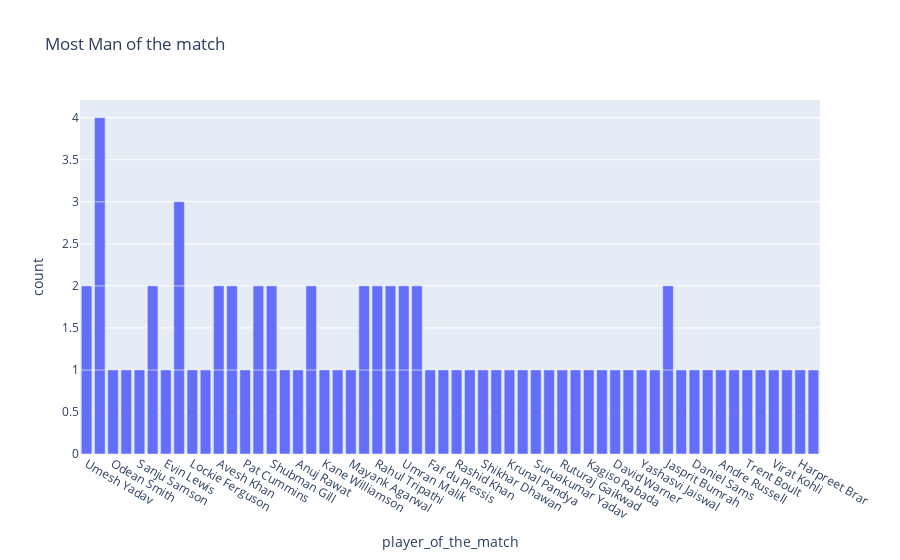

The cell this chart's notebook holds for it:
### Code cell
figure = px.bar(data , x = data["player_of_the_match"], title = "Most Man of the match")
figure.show()

### Figure 1 — Plotly figure (JSON) as saved in the notebook; plotly's stock layout.template omitted (floating-point values rounded to 4 significant figures)
{"data": [{"alignmentgroup": "True", "hovertemplate": "player_of_the_match=%{x}<br>count=%{y}<extra></extra>", "legendgroup": "", "marker": {"color": "#636efa", "pattern": {"shape": ""}}, "name": "", "offsetgroup": "", "orientation": "v", "showlegend": false, "textposition": "auto", "type": "bar", "x": ["Umesh Yadav", "Kuldeep Yadav", "Odean Smith", "Mohammed Shami", "Sanju Samson", "Wanindu Hasaranga", "Evin Lewis", "Umesh Yadav", "Jos Buttler", "Lockie Ferguson", "Liam Livingstone", "Avesh Khan", "Dinesh Karthik", "Pat Cummins", "Quinton de Kock", "Shubman Gill", "Abhishek Sharma", "Anuj Rawat", "Kuldeep Yadav", "Yuzvendra Chahal", "Kane Williamson", "Shivam Dube", "Mayank Agarwal", "Hardik Pandya", "Rahul Tripathi", "K L Rahul", "Dinesh Karthik", "Umran Malik", "David Miller", "Yuzvendra Chahal", "Faf du Plessis", "Kuldeep Yadav", "Mukesh Choudhary", "Jos Buttler", "Rashid Khan", "Marco Jansen", "K L Rahul", "Shikhar Dhawan", "Riyan Parag", "Umran Malik", "Kuldeep Yadav", "Krunal Pandya", "Rahul Tewatia", "Suruakumar Yadav", "Mohsin Khan", "Ruturaj Gaikwad", "Rinku Singh", "Kagiso Rabada", "Harshal Patel", "David Warner", "Tim David", "Yashasvi Jaiswal", "Avesh Khan", "Wanindu Hasaranga", "Devon Conway", "Jasprit Bumrah", "Shubman Gill", "Mitchell Marsh", "Daniel Sams", "Jonny Bairstow", "Andre Russell", "W. Saha", "Trent Boult", "Shardul Thakur", "Rahul Tripathi", "Quinton de Kock", "Virat Kohli", "R Aswin", "Jasprit Bumrah", "Harpreet Brar", "David Miller", "Rajat Patidar", "Jos Buttler", "Hardik Pandya"], "xaxis": "x", "y": [1, 1, 1, 1, 1, 1, 1, 1, 1, 1, 1, 1, 1, 1, 1, 1, 1, 1, 1, 1, 1, 1, 1, 1, 1, 1, 1, 1, 1, 1, 1, 1, 1, 1, 1, 1, 1, 1, 1, 1, 1, 1, 1, 1, 1, 1, 1, 1, 1, 1, 1, 1, 1, 1, 1, 1, 1, 1, 1, 1, 1, 1, 1, 1, 1, 1, 1, 1, 1, 1, 1, 1, 1, 1], "yaxis": "y"}], "layout": {"autosize": true, "barmode": "relative", "legend": {"tracegroupgap": 0}, "title": {"text": "Most Man of the match"}, "xaxis": {"anchor": "y", "autorange": true, "domain": [0, 1], "range": [-0.5, 55.5], "title": {"text": "player_of_the_match"}, "type": "category"}, "yaxis": {"anchor": "x", "autorange": true, "domain": [0, 1], "range": [0, 4.211], "title": {"text": "count"}, "type": "linear"}}}
